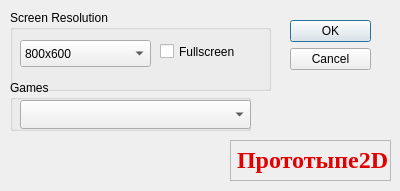
<?xml version="1.0" encoding="UTF-8"?>
<ui version="4.0">
 <class>Startupdlg</class>
 <widget class="QDialog" name="Startupdlg">
  <property name="windowModality">
   <enum>Qt::WindowModal</enum>
  </property>
  <property name="geometry">
   <rect>
    <x>0</x>
    <y>0</y>
    <width>400</width>
    <height>191</height>
   </rect>
  </property>
  <property name="windowTitle">
   <string>Dialog</string>
  </property>
  <property name="modal">
   <bool>true</bool>
  </property>
  <widget class="QDialogButtonBox" name="buttonBox">
   <property name="geometry">
    <rect>
     <x>290</x>
     <y>20</y>
     <width>81</width>
     <height>241</height>
    </rect>
   </property>
   <property name="orientation">
    <enum>Qt::Vertical</enum>
   </property>
   <property name="standardButtons">
    <set>QDialogButtonBox::Cancel|QDialogButtonBox::Ok</set>
   </property>
  </widget>
  <widget class="QGroupBox" name="groupBox">
   <property name="geometry">
    <rect>
     <x>10</x>
     <y>10</y>
     <width>261</width>
     <height>81</height>
    </rect>
   </property>
   <property name="autoFillBackground">
    <bool>false</bool>
   </property>
   <property name="title">
    <string>Screen Resolution</string>
   </property>
   <property name="flat">
    <bool>false</bool>
   </property>
   <widget class="QComboBox" name="comboBox">
    <property name="geometry">
     <rect>
      <x>10</x>
      <y>30</y>
      <width>131</width>
      <height>27</height>
     </rect>
    </property>
    <item>
     <property name="text">
      <string>800x600</string>
     </property>
    </item>
    <item>
     <property name="text">
      <string>1024x768</string>
     </property>
    </item>
    <item>
     <property name="text">
      <string>1280x800</string>
     </property>
    </item>
    <item>
     <property name="text">
      <string>1440x900</string>
     </property>
    </item>
   </widget>
   <widget class="QCheckBox" name="checkBox">
    <property name="geometry">
     <rect>
      <x>150</x>
      <y>30</y>
      <width>93</width>
      <height>23</height>
     </rect>
    </property>
    <property name="text">
     <string>Fullscreen</string>
    </property>
   </widget>
  </widget>
  <widget class="QLabel" name="label">
   <property name="geometry">
    <rect>
     <x>230</x>
     <y>140</y>
     <width>161</width>
     <height>41</height>
    </rect>
   </property>
   <property name="font">
    <font>
     <family>Times New Roman</family>
     <pointsize>18</pointsize>
     <weight>75</weight>
     <bold>true</bold>
    </font>
   </property>
   <property name="frameShape">
    <enum>QFrame::StyledPanel</enum>
   </property>
   <property name="frameShadow">
    <enum>QFrame::Sunken</enum>
   </property>
   <property name="lineWidth">
    <number>2</number>
   </property>
   <property name="text">
    <string>&lt;!DOCTYPE HTML PUBLIC &quot;-//W3C//DTD HTML 4.0//EN&quot; &quot;http://www.w3.org/TR/REC-html40/strict.dtd&quot;&gt;
&lt;html&gt;&lt;head&gt;&lt;meta name=&quot;qrichtext&quot; content=&quot;1&quot; /&gt;&lt;style type=&quot;text/css&quot;&gt;
p, li { white-space: pre-wrap; }
&lt;/style&gt;&lt;/head&gt;&lt;body style=&quot; font-family:'Times New Roman'; font-size:18pt; font-weight:600; font-style:normal;&quot;&gt;
&lt;p style=&quot; margin-top:0px; margin-bottom:0px; margin-left:0px; margin-right:0px; -qt-block-indent:0; text-indent:0px;&quot;&gt;&lt;a href=&quot;http://www.szabster.net/tag/prototype2d&quot; style=&quot;text-decoration:none;&quot;&gt;&lt;span style=&quot; color:#e30000;&quot;&gt;Прототыпе2D&lt;/span&gt;&lt;/a&gt;&lt;/p&gt;&lt;/body&gt;&lt;/html&gt;</string>
   </property>
   <property name="openExternalLinks">
    <bool>true</bool>
   </property>
  </widget>
  <widget class="QGroupBox" name="groupBox_2">
   <property name="geometry">
    <rect>
     <x>10</x>
     <y>80</y>
     <width>241</width>
     <height>51</height>
    </rect>
   </property>
   <property name="title">
    <string>Games</string>
   </property>
   <widget class="QComboBox" name="comboBox_2">
    <property name="geometry">
     <rect>
      <x>10</x>
      <y>20</y>
      <width>231</width>
      <height>29</height>
     </rect>
    </property>
   </widget>
  </widget>
 </widget>
 <resources/>
 <connections>
  <connection>
   <sender>buttonBox</sender>
   <signal>accepted()</signal>
   <receiver>Startupdlg</receiver>
   <slot>accept()</slot>
   <hints>
    <hint type="sourcelabel">
     <x>248</x>
     <y>254</y>
    </hint>
    <hint type="destinationlabel">
     <x>157</x>
     <y>274</y>
    </hint>
   </hints>
  </connection>
  <connection>
   <sender>buttonBox</sender>
   <signal>rejected()</signal>
   <receiver>Startupdlg</receiver>
   <slot>reject()</slot>
   <hints>
    <hint type="sourcelabel">
     <x>316</x>
     <y>260</y>
    </hint>
    <hint type="destinationlabel">
     <x>286</x>
     <y>274</y>
    </hint>
   </hints>
  </connection>
 </connections>
</ui>
